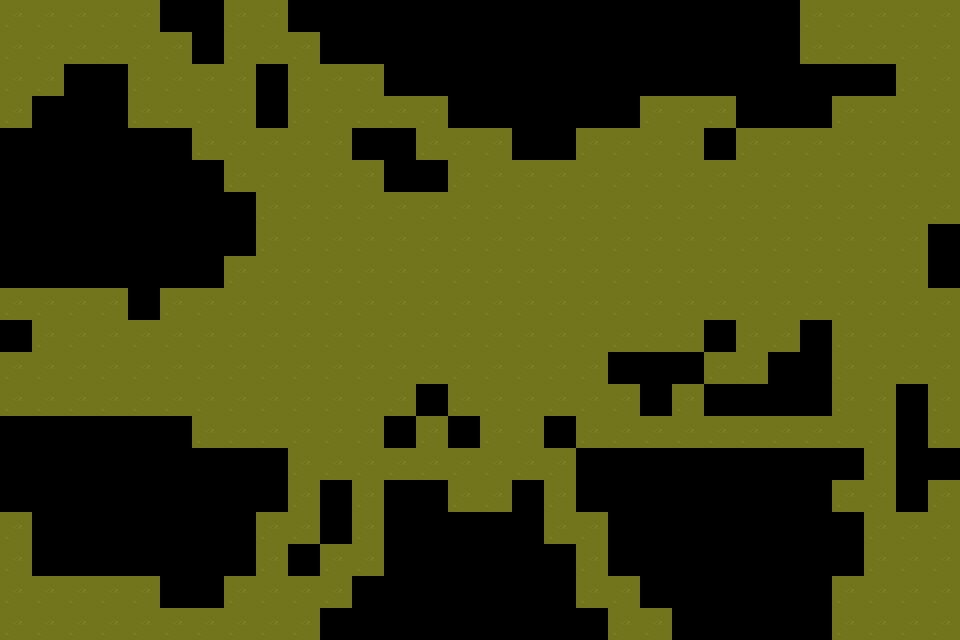

A level layout from a 2D game, rendered from its tile map. Below: a short description, then the map file with its tile-grid data intact:
An orthogonal 30x20 tile map with 32x32 px tiles, 1 tile layer (Tile Layer 1).

<map version="1.5" tiledversion="1.7.0" orientation="orthogonal" renderorder="right-down" width="30" height="20" tilewidth="32" tileheight="32" infinite="0" nextlayerid="2" nextobjectid="1">
 <tileset firstgid="1" source="tileSets/TX Tileset Grass.tsx" />
 <layer id="1" name="Tile Layer 1" width="30" height="20">
  <data encoding="csv">
19,19,19,19,19,0,0,19,19,0,0,0,0,0,0,0,0,0,0,0,0,0,0,0,0,19,19,19,19,19,
19,19,19,19,19,19,0,19,19,19,0,0,0,0,0,0,0,0,0,0,0,0,0,0,0,19,19,19,19,19,
19,19,0,0,19,19,19,19,0,19,19,19,0,0,0,0,0,0,0,0,0,0,0,0,0,0,0,0,19,19,
19,0,0,0,19,19,19,19,0,19,19,19,19,19,0,0,0,0,0,0,19,19,19,0,0,0,19,19,19,19,
0,0,0,0,0,0,19,19,19,19,19,0,0,19,19,19,0,0,19,19,19,19,0,19,19,19,19,19,19,19,
0,0,0,0,0,0,0,19,19,19,19,19,0,0,19,19,19,19,19,19,19,19,19,19,19,19,19,19,19,19,
0,0,0,0,0,0,0,0,19,19,19,19,19,19,19,19,19,19,19,19,19,19,19,19,19,19,19,19,19,19,
0,0,0,0,0,0,0,0,19,19,19,19,19,19,19,19,19,19,19,19,19,19,19,19,19,19,19,19,19,0,
0,0,0,0,0,0,0,19,19,19,19,19,19,19,19,19,19,19,19,19,19,19,19,19,19,19,19,19,19,0,
19,19,19,19,0,19,19,19,19,19,19,19,19,19,19,19,19,19,19,19,19,19,19,19,19,19,19,19,19,19,
0,19,19,19,19,19,19,19,19,19,19,19,19,19,19,19,19,19,19,19,19,19,0,19,19,0,19,19,19,19,
19,19,19,19,19,19,19,19,19,19,19,19,19,19,19,19,19,19,19,0,0,0,19,19,0,0,19,19,19,19,
19,19,19,19,19,19,19,19,19,19,19,19,19,0,19,19,19,19,19,19,0,19,0,0,0,0,19,19,0,19,
0,0,0,0,0,0,19,19,19,19,19,19,0,19,0,19,19,0,19,19,19,19,19,19,19,19,19,19,0,19,
0,0,0,0,0,0,0,0,0,19,19,19,19,19,19,19,19,19,0,0,0,0,0,0,0,0,0,19,0,0,
0,0,0,0,0,0,0,0,0,19,0,19,0,0,19,19,0,19,0,0,0,0,0,0,0,0,19,19,0,19,
19,0,0,0,0,0,0,0,19,19,0,19,0,0,0,0,0,19,19,0,0,0,0,0,0,0,0,19,19,19,
19,0,0,0,0,0,0,0,19,0,19,19,0,0,0,0,0,0,19,0,0,0,0,0,0,0,0,19,19,19,
19,19,19,19,19,0,0,19,19,19,19,0,0,0,0,0,0,0,19,19,0,0,0,0,0,0,19,19,19,19,
19,19,19,19,19,19,19,19,19,19,0,0,0,0,0,0,0,0,0,19,19,0,0,0,0,0,19,19,19,19
</data>
 </layer>
</map>
